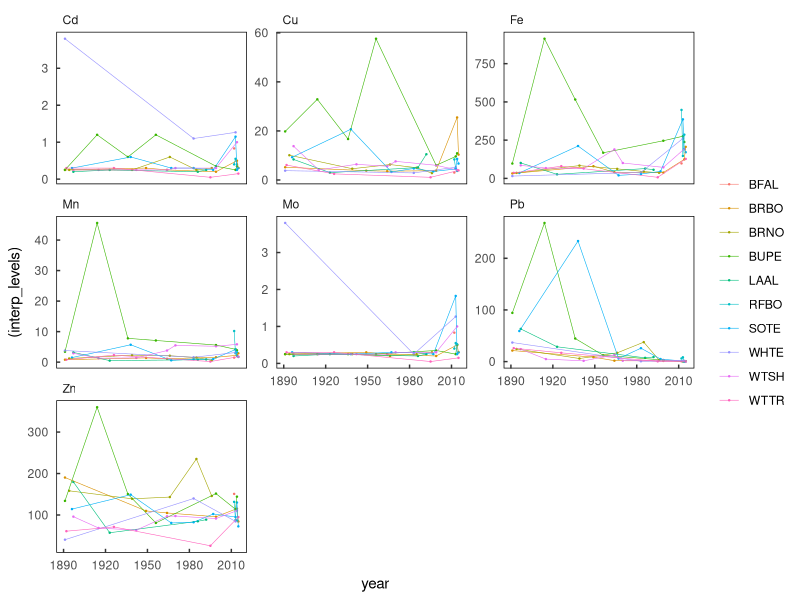
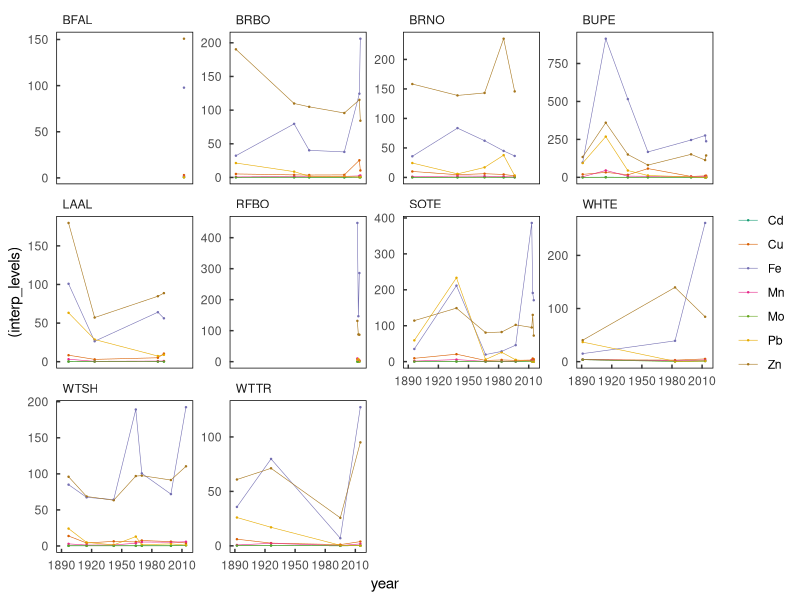
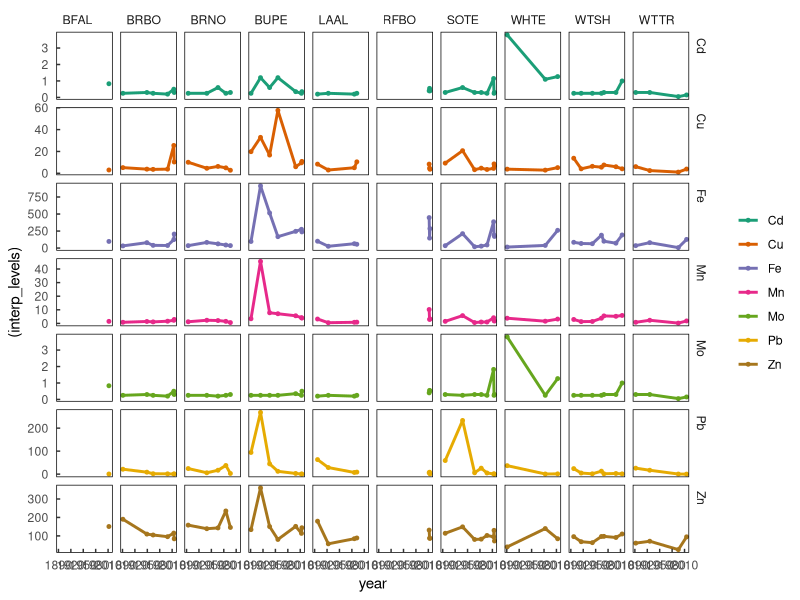

Here is the R script that generated these plots, in order: (Note: this script raises an error after producing the figures.)
# load libraries
library(ggplot2)
library(dplyr)
library(tidyr)
library(tidyverse)
library(zoo)

##############################
###  Popular ggPlot theme  ###
##############################
themeo <-theme_classic()+
  theme(strip.background = element_blank(),
        axis.line = element_blank(),
        axis.text.x = element_text(margin = margin( 0.2, unit = "cm")),
        axis.text.y = element_text(margin = margin(c(1, 0.2), unit = "cm")),
        axis.ticks.length=unit(-0.1, "cm"),
        panel.border = element_rect(colour = "black", fill=NA, size=.5),
        legend.title=element_blank(),
        strip.text=element_text(hjust=0) )

# set working directory and read in csv
setwd('/Users/tgagne/heavy_metal_birds/data') # running from Tylers computer
#setwd('C:/Users/omax0085/Dropbox/Seabird TL Project/data') # running from Lizzies computer
getwd()

# tyler dataframe manipulation
 # you may have to install this
metals <- read.csv('heavy_metal_June6.csv' , header = T,na.strings = "--" )
unique_id <- paste0("B",seq(1,dim(metals)[1])) # create a unique ID for each specimen
metals <- cbind(unique_id, metals)             # add that to the dataframe

str(metals) # check the structure

# reshape the dataframe so every row is the contamination level for a single metal for a single specimen
metals_values_gathered <- dplyr::select(metals, unique_id, spp, year, Mn, Fe, Cu, Zn, As, Mo, Cd, Hg, Pb) %>% 
  gather(key = metal, value = measurement, Mn, Fe, Cu, Zn, As, Mo, Cd, Hg, Pb) 

# reshape the dataframe so every row is the min detection level for a single metal for a single specimen
metals_limits_gathered <- dplyr::select(metals, unique_id, spp, year, Mn_rl, Fe_rl, Cu_rl, Zn_rl, As_rl, Mo_rl, Cd_rl, Hg_rl, Pb_rl) %>% 
  gather(key = metal_limit, value = reference_limit, Mn_rl, Fe_rl, Cu_rl, Zn_rl, As_rl, Mo_rl, Cd_rl, Hg_rl, Pb_rl)

# join those dataframes 
joined_metal <- cbind(metals_values_gathered,ref_limit = metals_limits_gathered$reference_limit)

# create new column - if measurement level is NA then use min detection
joined_metal$interp_levels <- if_else(is.na(joined_metal$measurement),joined_metal$ref_limit/2,joined_metal$measurement) # using half of ref limit per Gains reccomendation

#clean up
rm(metals_limits_gathered,metals_values_gathered,metals,unique_id)

# because some more recent years have multiple observations per year, return average by year
joined_metal <- joined_metal %>% group_by(spp,metal,year) %>%
  summarise(interp_levels = mean(interp_levels), ref_limit = mean(ref_limit)) %>%
  ungroup() %>% 
  group_by(spp,metal) 

#metal to factor
joined_metal$metal <- as.factor(joined_metal$metal)

# extreme value species
#joined_metal <- filter(joined_metal, !spp %in% c("BUPE", "SOTE","RFBO","BFAL") )
joined_metal <- filter(joined_metal, !metal %in% c("As",'Hg') )
#joined_metal <- filter(joined_metal, metal %in% c("As",'Hg') )


# metals by species facetted 
ggplot(joined_metal,aes(x = year, y = (interp_levels), color = spp, group = spp))+
  geom_point(size = .2)+
  geom_line(size = .2)+
  facet_wrap(~metal, scales = "free_y")+
  #scale_color_brewer(palette = "Dark2")+
  themeo

# species by metal facetted
ggplot(joined_metal,aes(x = year, y = (interp_levels), color = metal, group = metal))+
  geom_point(size = .2)+
  geom_line(size = .2)+
  facet_wrap(~spp, scales = "free_y")+
  #scale_x_continuous(limits = c(1980,2017))+
  #scale_y_continuous(limits = c(0,32))+
  scale_color_brewer(palette = "Dark2")+
  themeo

ggplot(joined_metal,aes(x = year, y = (interp_levels), color = metal, group = metal))+
  geom_point(size = 1)+
  geom_line(size = 1)+
  facet_grid(metal~spp, scales = "free_y")+
  #scale_x_continuous(limits = c(1980,2017))+
  #scale_y_continuous(limits = c(0,32))+
  scale_color_brewer(palette = "Dark2")+
  themeo


# interpolating values between years
# build dummy data.frame
spp      <- levels(droplevels(joined_metal$spp))
metals   <-  levels(droplevels(joined_metal$metal))
dummy_df <- NULL
yearvec  <- data.frame(year = seq(min(joined_metal$year), max(joined_metal$year)))

# Build empty dataframe with relavant fields
for(s in 1:length(spp)) {
    met <- NULL
  for(m in 1:length(metals)){
      rep <- NULL
      rep <- cbind(spp = spp[s], metal = metals[m],yearvec)
      met <- rbind(met,rep)
  }
  dummy_df <- rbind(dummy_df,met)
}

dummy_df$interp_levels <- NA
sc <- merge(joined_metal,dummy_df, by = c("spp","metal","year"), all = T)
sc$interp_levels.y <- NULL
sc$interp_levels <- sc$interp_levels.x
sc$interp_levels.x <- NULL
joined_metal <- sc

# cleanup
rm(sc,yearvec,met,rep,dummy_df,m,s)

# linear interpolation of NAs
joined_metal <- joined_metal %>% 
  group_by(spp,metal) %>% 
  mutate(ip.value = na.approx(interp_levels, rule = 2)) #linear interpolation
  #mutate(ip.value = na.approx(interp_levels, rule = 2)) %>% 
  #mutate(ip.value = na.approx(interp_levels, rule = 2)) %>% 

joined_metal %>% 
  ggplot(aes(year,ip.value,color = metal))+
  geom_point()+
  scale_color_brewer(palette = "Dark2")+
  facet_wrap(~spp, scales = "free_y")+
  themeo

joined_metal %>% 
  group_by(spp,metal) %>% 
  mutate(time = seq(1,n())) %>%
  mutate(ip.value = approx(time,interp_levels,time)$y) %>% 
  select(-time) %>% 
  ggplot(aes(year,ip.value,color = metal))+
  geom_point()+
  scale_color_brewer(palette = "Dark2")+
  facet_wrap(~spp)


# attempt to bootstrap estimates
# what we want:
# It would be great to for each metal for each species across time fit a number of smoothers
# Predict across the whole range from 1890 to 2015
# adjusted bootstrap loop starting dataframe
joined_metal <- data.frame(year = joined_metal$year, 
                           spp = joined_metal$spp, 
                           metal = joined_metal$metal, 
                           interp_levels = joined_metal$ip.value)

joined_metal %>% 
  ggplot(aes(year,interp_levels,color = metal))+
  geom_point()+
  scale_color_brewer(palette = "Dark2")+
  facet_wrap(~spp, scales = "free_y")+
  themeo

joined_metal$metal <- as.factor(joined_metal$metal)
year <- seq(from = 1890, to = 2015,by = 1)
sppx <-   levels(droplevels(joined_metal$spp))
metals <- levels(droplevels(joined_metal$metal))
all_df <- NULL
rep <- NULL

for( i in 1:length(sppx)) {
  
  one_spp <- NULL
  # select a single species
  one_spp <- subset(joined_metal, spp == sppx[i] )

  for( x in 1:length(metals)){
    # select a single metal
    one_spp_one_metal <- filter(one_spp, metal == metals[x])
    
    for( b in 1:10){ 
      modeled <- NULL
      # randomly sample ~80% observations
      one_spp_one_metal_samp <- sample_frac(one_spp_one_metal, size = .2)
      # fit a model to the sample
      smooth_mod <- loess(interp_levels ~ year, data = one_spp_one_metal_samp, span = .5)
      # predict across whole year range
      modeled <- predict(object = smooth_mod, newdata =  year)
      replic <- data.frame(year,modeled,b, spp = sppx[i], metal = metals[x])
      rep <- rbind(rep,replic)
    }
  }
}

str(rep)
colnames(rep) <- c("year","modeled","rep","spp","metal")
all_df <- rep


# scratch
str(all_df)

ggplot()+
  geom_point(data = (all_df),aes(year,modeled,color = metal), size = .2)+
  facet_wrap(~spp, scales = 'free_y')+
  scale_color_brewer(palette = "Dark2")+
  themeo

ggplot()+
  geom_point(data = all_df,aes(year,modeled,color = spp), size = .2)+
  scale_color_brewer(palette = "Dark2")+
  facet_wrap(~metal, scales = 'free_y')+
  themeo

ggplot()+
  geom_point(data = all_df,aes(x = year, y = modeled, color = spp),size = .2)+
  geom_point(data = joined_metal,aes(x = year, y = interp_levels, color = spp),size = .2, color = "black")+
  #geom_line(size = .2)+
  facet_wrap(~metal, scales = "free_y")+
  scale_color_brewer(palette = "Dark2")+
  themeo

ggplot(all_df,aes(x = year, y = modeled, color = metal))+
  geom_point(data = all_df,aes(x = year, y = modeled, color = metal),size = .2)+
  geom_point(data = joined_metal,aes(x = year, y = interp_levels, color = metal),size = .2, color = "black")+
  #geom_line(size = .2)+
  facet_wrap(~spp, scales = "free_y")+
  scale_color_brewer(palette = "Dark2")+
  themeo


# bring in the trophic position estimates from Gagne et al. 2018
trophic_p <- read.csv('tp_through_time.csv')
str(trophic_p)

trophic_p[,3:6] <- round(trophic_p[,3:6], digits = 2)

# plot it quick to look at it 
ggplot(trophic_p,aes(x = year, y = tp_med, color = spp))+
  geom_line()+
  themeo

ggplot(trophic_p,aes(x = year, y = tp_med, color = spp))+
  geom_line()+
  facet_wrap(~spp)+
  themeo

# merge this in with the metals data
# I want NAs for all years that don't have metal readings, to then interpolate.
# trophic species levels 
# equate levels
# which in this case means building a dataframe with TPs labeled with factors from the heavy metals


levels(trophic_p$spp)
levels(joined_metal$spp)

# dragging through this.

# BRBO == BRBO
# BRNO == BRNO
# BUPE == BUPE
# LAAL == LAAL
# SOTE == SOTE
# WHTE == WHTE
# WTSH == WTSH
# WTTR == WTTR

# BFAL == LAAL in the TrophicTP
# RFBO == BRBO in the TrophicTP

str(trophic_p)


BFAL <- filter(trophic_p, spp == "LAAL") %>% mutate(spp = "BFAL")
RFBO <- filter(trophic_p, spp == "BRBO") %>% mutate(spp = "RFBO")

trophic_p <- rbind(trophic_p, BFAL, RFBO)
trophic_p <- filter(trophic_p, !spp == "TP")
trophic_p$spp <- droplevels(trophic_p$spp)

levels(trophic_p$spp)
levels(joined_metal$spp)

joined_all_t <- left_join(joined_metal, trophic_p, by = c("year","spp")) %>%  select(-X)

str(joined_all)

#joined_all_t <- joined_all %>% mutate(interp_levels = scale(interp_levels),tp_med = scale(tp_med)) 

a <- ggplot(data = joined_all_t, aes(x = year, y = interp_levels))+
  geom_line(aes(color = metal), show.legend = F) + 
  facet_wrap(~spp, scales = "free_y", ncol = 1)+
  geom_ribbon(aes(ymax = tp_med/5, ymin = -Inf), alpha = .5, color = "black") +
  scale_x_continuous(expand = c(0,0))+
  themeo

b<- ggplot(data = joined_all_t, aes(x = year, y = interp_levels + tp_med))+
  geom_line(aes(color = metal), show.legend = F) + 
  facet_wrap(~spp, scales = "free_y", ncol = 1)+
  scale_x_continuous(expand = c(0,0))+
  #geom_line(aes(y = tp_med), color = "black") +
  themeo

gridExtra::grid.arrange(a,b, ncol = 2)
